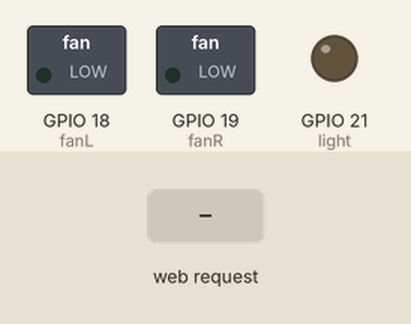
Recording of a sketch running on a simulated ESP32. On the bench: switched loads named in the sketch (green lamp = pin HIGH), output pins drawn as LEDs (lit = HIGH). Inputs (shaded band) come from the test bench. WiFi joins after 1.5 s; servers stay silent unless stated.

Above: at 1.2 s.
1.3 s: HTTP request GET / received
At 2.0 s:
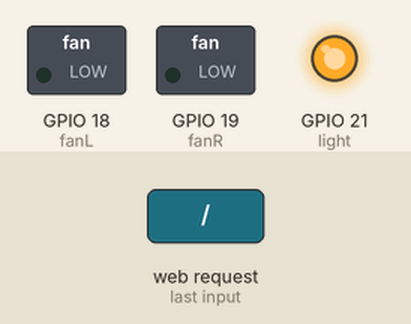
Timing chart, 0 to 4.3 s (numbered marks = the images above; inputs shaded):
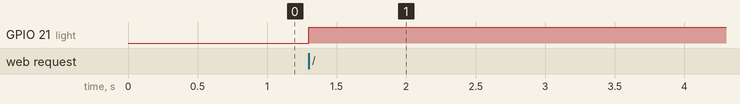

Measured:
- after the input at 1.3 s, GPIO 21 (light): LOW → HIGH at once

The sketch:

esp32.ino
```cpp
#include <WiFi.h>
#include <WebServer.h>
#include <DHT.h>

const char* ssid = "YOUR_WIFI_SSID";
const char* password = "YOUR_WIFI_PASSWORD";

WebServer server(80);
DHT dht(4, DHT22);

const int fanL = 18, fanR = 19, light = 21;
bool isManual = false;
unsigned long manualTime = 0;

void setup() {
  Serial.begin(115200);
  dht.begin();
  pinMode(fanL, OUTPUT); pinMode(fanR, OUTPUT); pinMode(light, OUTPUT);
  WiFi.begin(ssid, password);

  server.on("/", []() {
    isManual = true; manualTime = millis();
    digitalWrite(light, HIGH); // Example manual action
    server.send(200, "text/html", "Manual Mode Active for 30m");
  });
  server.begin();
}

void loop() {
  server.handleClient();

  // Timeout: revert to auto after 30 mins
  if (isManual && (millis() - manualTime > 1800000)) isManual = false;

  if (Serial.available()) {
    String data = Serial.readStringUntil('\n');
    if (!isManual) {
      int l = data.substring(data.indexOf('L')+1, data.indexOf('R')).toInt();
      int r = data.substring(data.indexOf('R')+1).toInt();
      float t = dht.readTemperature();

      digitalWrite(fanL, (l > 0 && t > 25) ? HIGH : LOW);
      digitalWrite(fanR, (r > 0 && t > 25) ? HIGH : LOW);
      digitalWrite(light, (l + r > 0) ? HIGH : LOW);
    }
  }
}
```
